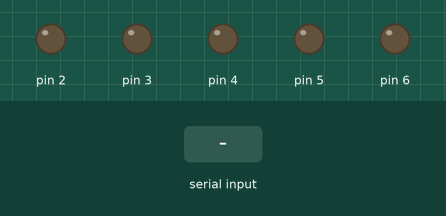
Simulated run of this sketch. Board: Arduino Uno, built with avr-gcc and run on an emulated ATmega328P. Shown: output pins drawn as LEDs (lit = HIGH). The inputs (shaded band) are chosen by the test bench.

Above: at 1.2 s.
1.3 s: "1" received over Serial
At 2.5 s:
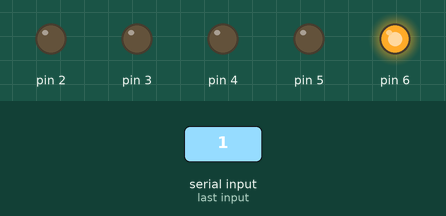
2.8 s: "2" received over Serial
At 3.7 s:
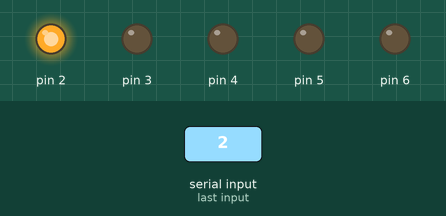
4.3 s: "3" received over Serial
At 4.8 s:
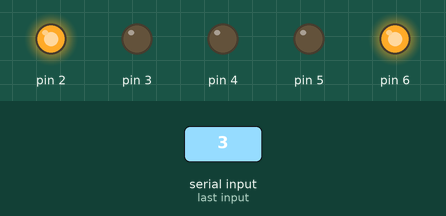
5.8 s: "4" received over Serial
At 7.0 s:
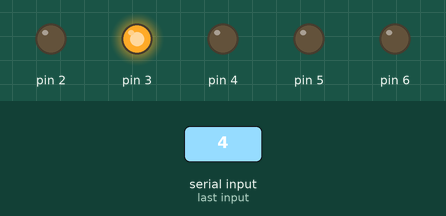
7.3 s: "5" received over Serial
At 8.3 s:
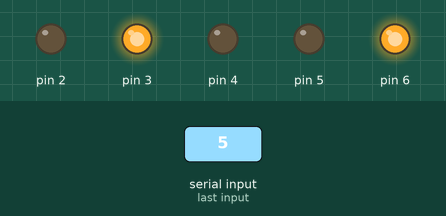
8.8 s: "6" received over Serial
At 9.4 s:
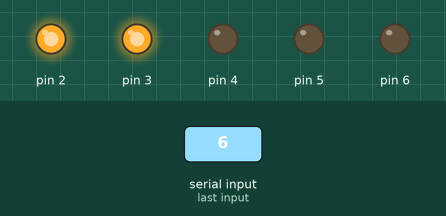
Timing chart, 0 to 11.3 s (numbered marks = the images above; inputs shaded):
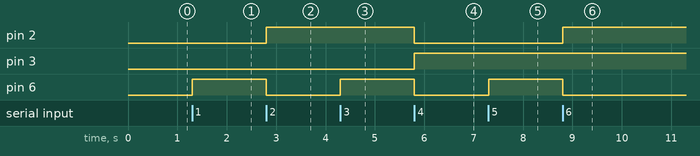

The sketch:

shumaguangaijin.ino
```cpp
void setup()
{
  pinMode(2, OUTPUT);
  pinMode(3, OUTPUT);
  pinMode(4, OUTPUT);
  pinMode(5, OUTPUT);
  pinMode(6, OUTPUT);
  Serial.begin(9000);
}
 int income=0;
void loop()
{
 if(Serial.available()>0)
    {
      income=Serial.read();
      switch(income)
      {
      case '1':n1();break;
      case '2':n2();break;
      case '3':n3();break;
      case '4':n4();break;
      case '5':n5();break;
      case '6':n6();break;
      case '7':n7();break;
      case '8':n8();break;
      case '9':n9();break;
      case '0':n0();break;
      defult: break;
      }
 }

}
   void n1()
    {
    digitalWrite(6,HIGH);
    digitalWrite(2,LOW);
    digitalWrite(3,LOW);
    digitalWrite(4,LOW);

    }
     void n2()
    {
    digitalWrite(6,LOW);
    digitalWrite(2,HIGH);
    digitalWrite(3,LOW);
    digitalWrite(4,LOW);
    }
    void n3()
    {
    digitalWrite(6,HIGH);
    digitalWrite(2,HIGH);
    digitalWrite(3,LOW);
    digitalWrite(4,LOW);
    }
    void n4()
    {
    digitalWrite(6,LOW);
    digitalWrite(2,LOW);
    digitalWrite(3,HIGH);
    digitalWrite(4,LOW);

    }
    void n5()
    {
    digitalWrite(6,HIGH);
    digitalWrite(2,LOW);
    digitalWrite(3,HIGH);
    digitalWrite(4,LOW);

    }
    void n6()
    {
    digitalWrite(6,LOW);
    digitalWrite(2,HIGH);
    digitalWrite(3,HIGH);
    digitalWrite(4,LOW);
    }
    void n7()
    {
    digitalWrite(6,HIGH);
    digitalWrite(2,HIGH);
    digitalWrite(3,HIGH);
    digitalWrite(4,LOW);

    }
    void n8()
    {
    digitalWrite(6,LOW);
    digitalWrite(2,LOW);
    digitalWrite(3,LOW);
    digitalWrite(4,HIGH);
    }
    void n9()
    {
    digitalWrite(6,HIGH);
    digitalWrite(2,LOW);
    digitalWrite(3,LOW);
    digitalWrite(4,HIGH);
    }
    void n0()
    {
    digitalWrite(6,LOW);
    digitalWrite(2,LOW);
    digitalWrite(3,LOW);
    digitalWrite(4,LOW);
    }
```

Measured:
- after the input at 1.3 s, pin 6: LOW → HIGH at once
- after the input at 2.8 s, pin 2: LOW → HIGH at once; pin 6: HIGH → LOW at once
- after the input at 4.3 s, pin 6: LOW → HIGH at once
- after the input at 5.8 s, pin 2, pin 6: HIGH → LOW at once; pin 3: LOW → HIGH at once
- after the input at 7.3 s, pin 6: LOW → HIGH at once
- after the input at 8.8 s, pin 2: LOW → HIGH at once; pin 6: HIGH → LOW at once
